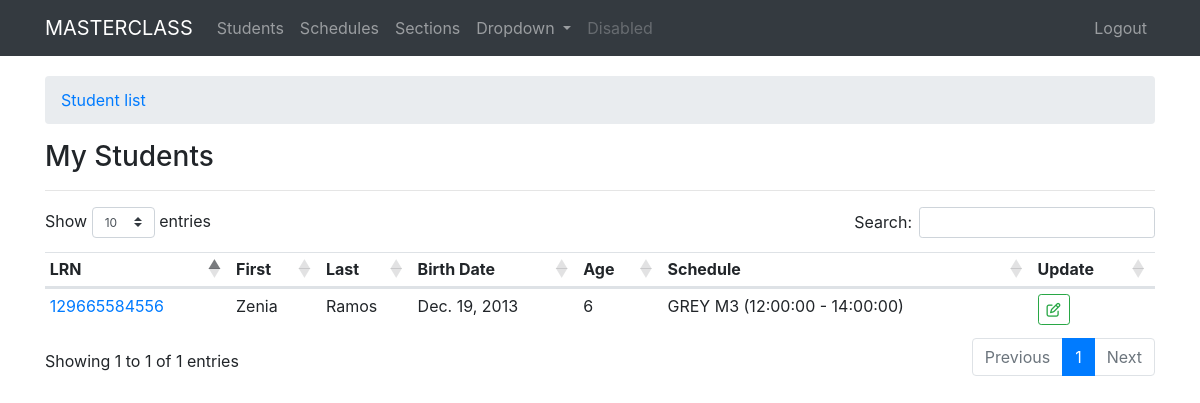
Screenshot of / (signed in) with the database file from the repository.
### students/models.py (models this page shows, shortened)
class StudentName(models.Model):
    user = models.ForeignKey(User, on_delete=models.CASCADE, default=1)
    lrn = models.CharField(max_length=12, unique=True, blank=True, null=True)
    first_name = models.CharField(max_length=120)
    last_name = models.CharField(max_length=120)
    middle_name = models.CharField(max_length=120, blank=True)
    extension_name = models.CharField(max_length=10, blank=True)
    GENDER = [
    ('M', 'MALE'),
    ('F', 'FEMALE'),
    ]
    gender = models.CharField(max_length=6, choices=GENDER, blank=True, null=True)
    birth_date = models.DateField()
    school_status = models.ForeignKey(SchoolStatus, on_delete=models.CASCADE, verbose_name='schooling status', blank=True, null=True)
    schedule = models.ForeignKey(Schedule, on_delete=models.CASCADE, blank=True, null=True)
    advice = models.BooleanField(default=False)
    remarks = models.TextField(blank=True, null=True)
    image = models.ImageField(upload_to=user_directory_path, blank=True, null=True)
    timestamp = models.DateTimeField(auto_now_add=True)
    updated = models.DateTimeField(auto_now=True)
    class Meta:
        ordering = ['-timestamp',]
    def calculate_age(self):
        today = date.today()
        born = self.birth_date
        age = today.year - born.year - ((today.month, today.day) < (born.month, born.day))
        return age

### schedules/models.py (models this page shows, shortened)
class Schedule(models.Model):
    section = models.ForeignKey(Section, on_delete=models.CASCADE, blank=True, null=True)
    schedule_name = models.CharField(max_length=120, blank=True)
    start_time = models.TimeField()
    end_time = models.TimeField()
    def __str__(self):
        sched = "%s - %s"%(str(self.start_time),str(self.end_time))
        return "%s %s (%s)"%(self.section,self.schedule_name, sched)

### sections/models.py (models this page shows)
class Section(models.Model):
    adviser = models.ForeignKey(User, on_delete=models.CASCADE, default=1)
    section_name = models.CharField(max_length=120, unique=True)
    grade_level = models.CharField(max_length=60, choices=GRADE_LEVEL, blank=True,null=True)
    max_number = models.IntegerField(verbose_name="maximum number of students", default=0)
    student_counter = models.IntegerField(default=0)
    date_created = models.DateField(auto_now_add=True)
    date_updated = models.DateField(auto_now=True)
    def __str__(self):
        return self.section_name

### students/views.py (the view)
# urls.py: path('', views.my_list, name='list'),
@login_required()
def my_list(request):
	student_list = StudentName.objects.all()
	student_adviced = StudentName.objects.filter(advice=True)
	student_adviced_count = StudentName.objects.filter(advice=True).count()
	student_toadviced = StudentName.objects.filter(advice=False)
	student_toadviced_count = StudentName.objects.filter(advice=False).count()
	student_count = StudentName.objects.all().count()
	context = {
		"title": "my students",
		"studentlist": student_list,
		"studentadviced": student_adviced,
		"studenttoadviced": student_toadviced,
		"studentcount": student_count,
		"toadvicecount": student_toadviced_count,
		"studentadvicedcount": student_adviced_count,
	}
	return render(request, "students/student_list.html", context)

### templates/students/student_list.html (shortened to what this page needs)
{% extends 'base.html' %}
{% block content %}
<nav aria-label="breadcrumb">
  <ol class="breadcrumb">
    <li class="breadcrumb-item"><a href="{%url 'student:list'%}">Student list</a></li>
  </ol>
</nav>
<h3>{% if request.user.is_superuser %}Student List | <small class="text-muted"><a href="{%url 'student:add'%}" type="button" class="btn btn-outline-primary btn-sm myTooltip" data-toggle="tooltip" data-placement="right" title="Add student"><i class="far fa-plus-square"></i></a></small>{% else %} {{title|title}} {% endif %}</h3>
<hr>
{% if request.user.is_authenticated %}
  {% if request.user.is_superuser %}
  <div class="row">
    <div class="col-sm-10">
      <div class="tab-content" id="v-pills-tabContent">
        <div class="tab-pane fade show active" id="v-pills-home" role="tabpanel" aria-labelledby="v-pills-home-tab">
          <div class="col-sm-12">
            <table class="table table-hover table-sm myTable">
              <thead>
                <tr>
                  <th scope="col">LRN</th>
                  <th scope="col">First</th>
                  <th scope="col">Last</th>
                  <th scope="col">Age</th>
                  <th scope="col">Schedule</th>
                  <th scope="col">Registered by</th>
                  <th scope="col">Update</th>
                </tr>
              </thead>
              <tbody>
                {% for st in studentlist %}
                <tr>
                  <td><a href="{% url 'student:detail' pk=st.id %}" data-toggle="tooltip" data-placement="left" title="Student details" class="myTooltip">{{st.lrn}}</a></td>
                  <td>{{st.first_name|title}}</td>
                  <td>{{st.last_name|title}}</td>
                  <td>{{st.calculate_age}}</td>
                  <td><a href="{% url 'student:schedule' pk=st.id %}">{{st.schedule|upper}}</a></td>
                  <td>{{st.user.get_full_name|title}}</td>
                  <td><a href="{% if not st.schedule.section %}{%url 'student:schedule' pk=st.id%}{%else%}{% url 'student:update' pk=st.id %}{%endif%}" class="btn btn-outline-success btn-sm"><i class="far fa-edit"></i></a></td>
                </tr>
                {% endfor %}
              </tbody>
            </table>
          </div>
        </div>
        <div class="tab-pane fade" id="v-pills-profile" role="tabpanel" aria-labelledby="v-pills-profile-tab">
          <div class="col-sm-12">
            <table class="table table-hover table-sm myTable">
              <thead>
                <tr>
                  <th scope="col">LRN</th>
                  <th scope="col">First</th>
                  <th scope="col">Last</th>
                  <th scope="col">Age</th>
                  <th scope="col">Schedule</th>
                  <th scope="col">Registered by</th>
                  <th scope="col">Update</th>
                </tr>
              </thead>
              <tbody>
                {% for st in studentadviced %}
                <tr>
                  <td><a href="{% url 'student:detail' pk=st.id %}" data-toggle="tooltip" data-placement="left" title="Student details" class="myTooltip">{{st.lrn}}</a></td>
                  <td>{{st.first_name|title}}</td>
                  <td>{{st.last_name|title}}</td>
                  <td>{{st.calculate_age}}</td>
                  <td><a href="{% url 'student:schedule' pk=st.id %}">{{st.schedule|upper}}</a></td>
                  <td>{{st.user.get_full_name|title}}</td>
                  <td><a href="{% url 'student:update' pk=st.id %}" class="btn btn-outline-success btn-sm"><i class="far fa-edit"></i></a></td>
                </tr>
                {% endfor %}
              </tbody>
            </table>
          </div>
        </div>
        <div class="tab-pane fade" id="v-pills-messages" role="tabpanel" aria-labelledby="v-pills-messages-tab">
          <div class="col-sm-12">
            <table class="table table-hover table-sm myTable">
              <thead>
                <tr>
                  <th scope="col">LRN</th>
                  <th scope="col">First</th>
                  <th scope="col">Last</th>
                  <th scope="col">Age</th>
                  <th scope="col">Schedule</th>
                  <th scope="col">Update</th>
                </tr>
              </thead>
              <tbody>
                {% for st in studenttoadviced %}
                <tr>
                  <td><a href="{% url 'student:detail' pk=st.id %}" data-toggle="tooltip" data-placement="left" title="Student details" class="myTooltip">{{st.lrn}}</a></td>
                  <td>{{st.first_name|title}}</td>
                  <td>{{st.last_name|title}}</td>
                  <td>{{st.calculate_age}}</td>
                  <td><a href="{% url 'student:schedule' pk=st.id %}">{{st.schedule|upper}}</a></td>
                  <td><a href="{% url 'student:update' pk=st.id %}" class="btn btn-outline-success btn-sm"><i class="far fa-edit"></i></a></td>
                </tr>
                {% endfor %}
              </tbody>
            </table>
          </div>
        </div>
      </div>
    </div>
    <div class="col-sm-2">
      <h4>Filters</h4>
      <hr>
      <div class="nav flex-column nav-pills" id="v-pills-tab" role="tablist" aria-orientation="vertical">
        <a class="nav-link active" id="v-pills-home-tab" data-toggle="pill" href="#v-pills-home" role="tab" aria-controls="v-pills-home" aria-selected="true">All <span class="badge badge-pill badge-light float-right m-1">{{studentcount}}</span></a>
        <a class="nav-link" id="v-pills-profile-tab" data-toggle="pill" href="#v-pills-profile" role="tab" aria-controls="v-pills-profile" aria-selected="false">Adviced <span class="badge badge-pill badge-success float-right m-1">{{studentadvicedcount}}</span></a>
        <a class="nav-link" id="v-pills-messages-tab" data-toggle="pill" href="#v-pills-messages" role="tab" aria-controls="v-pills-messages" aria-selected="false">To Advice {% if toadvicecount %}<span class="badge badge-pill badge-danger float-right m-1">{{toadvicecount}}{% endif %}</span></a>
      </div>
    </div>
  </div>
  {% else %}
  <div class="row">
    <div class="col-sm-12">
      <table class="table table-hover table-sm myTable">
        <thead>
          <tr>
            <th scope="col">LRN</th>
            <th scope="col">First</th>
            <th scope="col">Last</th>
            <th scope="col">Birth Date</th>
            <th scope="col">Age</th>
            <th scope="col">Schedule</th>
            <th scope="col">Update</th>
          </tr>
        </thead>
        <tbody>
          {% for student in request.user.section_set.all %}
            {% for s in student.schedule_set.all %}
              {% for st in s.studentname_set.all %}
              <tr>
                <td><a href="{% url 'student:detail' pk=st.id %}" data-toggle="tooltip" data-placement="left" title="Student details" class="myTooltip">{{st.lrn}}</a></td>
                <td>{{st.first_name|title}}</td>
                <td>{{st.last_name|title}}</td>
                <td>{{st.birth_date}}</td>
                <td>{{st.calculate_age}}</td>
                <td>{{st.schedule|upper}}</td>
                <td><a href="{% url 'student:update' pk=st.id %}" class="btn btn-outline-success btn-sm"><i class="far fa-edit"></i></a></td>
              </tr>
              {% endfor %}
            {% endfor %}
          {% endfor %}
        </tbody>
      </table>
    </div>
  </div>
  {% endif %}
{% else %}
No data to display!
{% endif %}
{% endblock %}

### rows the page displays
StudentName: lrn "129665584556", first_name "Zenia", last_name "Ramos", birth_date "Dec. 19, 2013", calculate_age "6", schedule "GREY M3 (12:00:00 - 14:00:00)"

### other values shown
{{ title|title }} "My Students"
